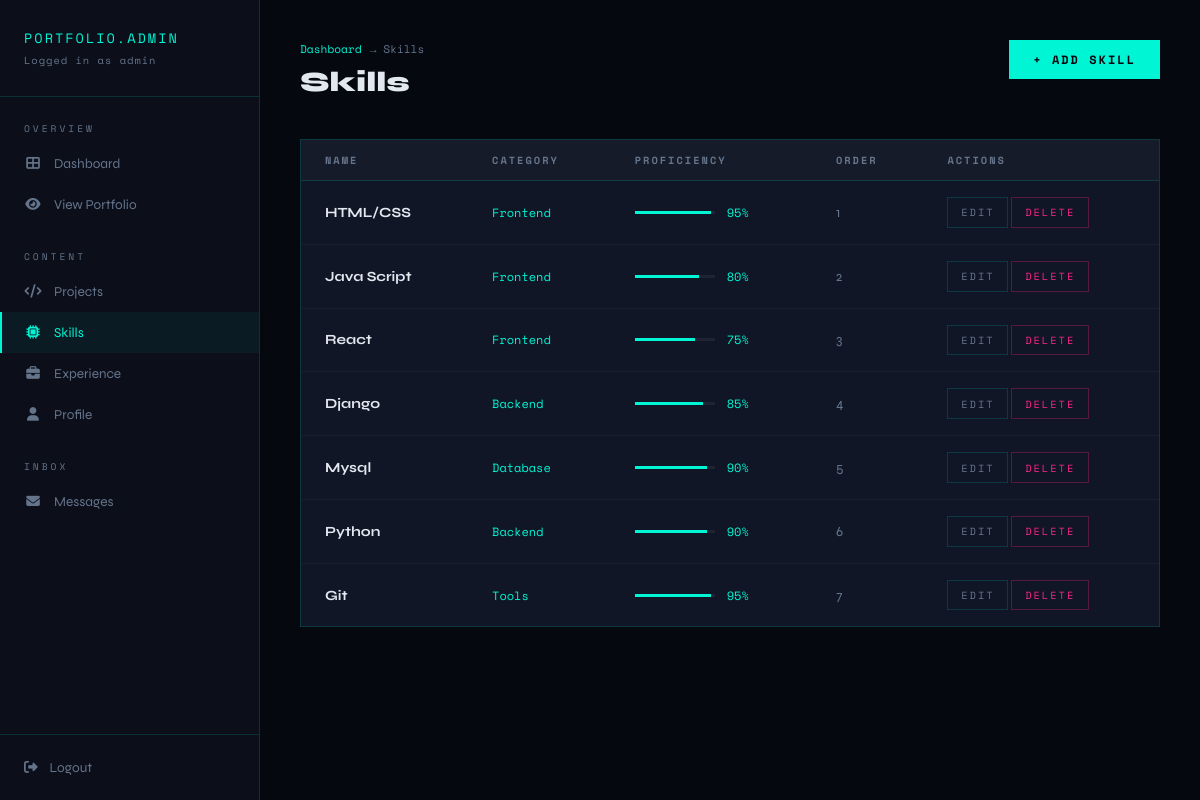
Screenshot of /dashboard/skills/ (signed in) with the database file from the repository.
### portfolio/models.py (models this page shows, shortened)
class Skill(models.Model):
    CATEGORY_CHOICES = [
        ('frontend', 'Frontend'),
        ('backend', 'Backend'),
        ('devops', 'DevOps'),
        ('database', 'Database'),
        ('tools', 'Tools'),
    ]
    name = models.CharField(max_length=100)
    category = models.CharField(max_length=50, choices=CATEGORY_CHOICES)
    proficiency = models.IntegerField(default=80, help_text="0-100 percentage")
    icon = models.CharField(max_length=100, blank=True, help_text="Devicon class e.g. devicon-python-plain")
    order = models.IntegerField(default=0)
    class Meta:
        ordering = ['order', 'category']

### portfolio/views.py (the view)
# urls.py: path('dashboard/skills/', views.skill_list, name='skill_list'),
@login_required
def skill_list(request):
    skills = Skill.objects.all()
    return render(request, 'portfolio/crud/skill_list.html', {'skills': skills})

### templates/portfolio/crud/skill_list.html (shortened to what this page needs)
{% extends 'portfolio/dashboard_base.html' %}
{% block nav_skills %}active{% endblock %}
{% block content %}
<div class="page-header" style="display:flex;justify-content:space-between;align-items:flex-start">
  <div>
    <div class="breadcrumb"><a href="{% url 'dashboard' %}">Dashboard</a> → Skills</div>
    <h1 class="page-title">Skills</h1>
  </div>
  <a href="{% url 'skill_add' %}" class="btn btn-neon">+ Add Skill</a>
</div>
<div class="data-table-wrap">
  <table class="data-table">
    <thead><tr><th>Name</th><th>Category</th><th>Proficiency</th><th>Order</th><th>Actions</th></tr></thead>
    <tbody>
      {% for s in skills %}
      <tr>
        <td><strong>{{ s.name }}</strong></td>
        <td style="color:var(--neon);font-family:var(--font-mono);font-size:.75rem">{{ s.get_category_display }}</td>
        <td>
          <div style="display:flex;align-items:center;gap:.75rem">
            <div style="width:80px;height:3px;background:rgba(255,255,255,.06)">
              <div style="width:{{ s.proficiency }}%;height:100%;background:var(--neon)"></div>
            </div>
            <span style="font-family:var(--font-mono);font-size:.75rem;color:var(--neon)">{{ s.proficiency }}%</span>
          </div>
        </td>
        <td style="color:var(--muted)">{{ s.order }}</td>
        <td>
          <a href="{% url 'skill_edit' s.pk %}" class="btn btn-ghost" style="padding:.4rem .8rem;font-size:.65rem">Edit</a>
          <a href="{% url 'skill_delete' s.pk %}" class="btn btn-danger" style="padding:.4rem .8rem;font-size:.65rem">Delete</a>
        </td>
      </tr>
      {% empty %}
      <tr><td colspan="5" style="color:var(--muted);text-align:center;padding:2rem">No skills yet.</td></tr>
      {% endfor %}
    </tbody>
  </table>
</div>
{% endblock %}

### templates/portfolio/dashboard_base.html (shortened to what this page needs)
<!DOCTYPE html>
<html lang="en">
<head>
{% load static %}
<link rel="stylesheet" href="{% static 'css/dashboard.css' %}">
<link rel="stylesheet" href="https://cdnjs.cloudflare.com/ajax/libs/font-awesome/6.4.0/css/all.min.css">
</head>
<body>
<aside class="sidebar">
  <div class="sidebar-logo">
    PORTFOLIO.ADMIN
    <span>Logged in as {{ request.user.username }}</span>
  </div>
  <nav class="sidebar-nav">
    <div class="nav-group">
      <div class="nav-group-label">Overview</div>
      <a href="{% url 'dashboard' %}" class="nav-item {% block nav_dashboard %}{% endblock %}">
        <span class="nav-item-icon"><i class="fas fa-th-large"></i></span> Dashboard
      </a>
      <a href="/" class="nav-item" target="_blank">
        <span class="nav-item-icon"><i class="fas fa-eye"></i></span> View Portfolio
      </a>
    </div>
    <div class="nav-group">
      <div class="nav-group-label">Content</div>
      <a href="{% url 'project_list' %}" class="nav-item {% block nav_projects %}{% endblock %}">
        <span class="nav-item-icon"><i class="fas fa-code"></i></span> Projects
      </a>
      <a href="{% url 'skill_list' %}" class="nav-item {% block nav_skills %}{% endblock %}">
        <span class="nav-item-icon"><i class="fas fa-microchip"></i></span> Skills
      </a>
      <a href="{% url 'experience_list' %}" class="nav-item {% block nav_experience %}{% endblock %}">
        <span class="nav-item-icon"><i class="fas fa-briefcase"></i></span> Experience
      </a>
      <a href="{% url 'profile_edit' %}" class="nav-item {% block nav_profile %}{% endblock %}">
        <span class="nav-item-icon"><i class="fas fa-user"></i></span> Profile
      </a>
    </div>
    <div class="nav-group">
      <div class="nav-group-label">Inbox</div>
      <a href="{% url 'message_list' %}" class="nav-item {% block nav_messages %}{% endblock %}">
        <span class="nav-item-icon"><i class="fas fa-envelope"></i></span> Messages
      </a>
    </div>
  </nav>
  <div class="sidebar-footer">
    <a href="{% url 'admin_logout' %}" class="logout-btn">
      <i class="fas fa-sign-out-alt"></i> Logout
    </a>
  </div>
</aside>
<main class="main-content">
  {% block content %}{% endblock %}
</main>
</body>
</html>

### static/css/dashboard.css (style rules this page uses)
:root { --bg: #060810; --bg2: #0c0f1a; --bg3: #111827; --neon: #00f5d4; --neon2: #7c3aed; --neon3: #f72585; --text: #e2e8f0; --muted: #64748b; --border: rgba(0,245,212,0.15); --card: rgba(17,24,39,0.9); --font-display: 'Syne', sans-serif; --font-mono: 'Space Mono', monospace; }
*, *::before, *::after { box-sizing: border-box; margin: 0; padding: 0; }
body { background: var(--bg); color: var(--text); font-family: var(--font-display); display: flex; min-height: 100vh; }
.sidebar { width: 260px; min-height: 100vh; background: var(--bg2); border-right: 1px solid var(--border); position: fixed; left: 0; top: 0; display: flex; flex-direction: column; z-index: 50; }
.sidebar-logo { padding: 1.75rem 1.5rem; border-bottom: 1px solid var(--border); font-family: var(--font-mono); font-size: 0.85rem; color: var(--neon); letter-spacing: 2px; }
.sidebar-logo span { color: var(--muted); display: block; font-size: 0.65rem; margin-top: 0.25rem; letter-spacing: 1px; }
.sidebar-nav { flex: 1; padding: 1.5rem 0; }
.nav-group { margin-bottom: 1.5rem; }
.nav-group-label { font-family: var(--font-mono); font-size: 0.6rem; color: var(--muted); letter-spacing: 3px; text-transform: uppercase; padding: 0 1.5rem; margin-bottom: 0.5rem; }
.nav-item { display: flex; align-items: center; gap: 0.75rem; padding: 0.75rem 1.5rem; color: var(--muted); text-decoration: none; font-size: 0.85rem; transition: all 0.2s; position: relative; }
.nav-item:hover, .nav-item.active { color: var(--neon); background: rgba(0,245,212,0.05); }
.nav-item.active::before { content: ''; position: absolute; left: 0; top: 0; bottom: 0; width: 2px; background: var(--neon); }
.nav-item-icon { width: 18px; text-align: center; font-size: 0.85rem; }
.sidebar-footer { padding: 1.5rem; border-top: 1px solid var(--border); }
.logout-btn { display: flex; align-items: center; gap: 0.75rem; color: var(--muted); text-decoration: none; font-size: 0.85rem; transition: color 0.2s; background: none; border: none; cursor: pointer; width: 100%; }
.main-content { margin-left: 260px; flex: 1; padding: 2.5rem; min-height: 100vh; }
.page-header { margin-bottom: 2.5rem; }
.page-title { font-size: 1.75rem; font-weight: 800; color: var(--text); }
.breadcrumb { display: flex; align-items: center; gap: 0.5rem; font-family: var(--font-mono); font-size: 0.7rem; color: var(--muted); margin-bottom: 0.5rem; }
.breadcrumb a { color: var(--neon); text-decoration: none; }
.data-table-wrap { background: var(--card); border: 1px solid var(--border); overflow: hidden; }
.data-table { width: 100%; border-collapse: collapse; }
.data-table th { padding: 0.75rem 1.5rem; text-align: left; font-family: var(--font-mono); font-size: 0.65rem; color: var(--muted); letter-spacing: 2px; text-transform: uppercase; border-bottom: 1px solid var(--border); background: rgba(255,255,255,0.02); }
.data-table td { padding: 1rem 1.5rem; border-bottom: 1px solid rgba(255,255,255,0.04); font-size: 0.875rem; }
.data-table tr:last-child td { border-bottom: none; }
.btn { display: inline-flex; align-items: center; gap: 0.5rem; padding: 0.7rem 1.5rem; font-family: var(--font-mono); font-size: 0.75rem; letter-spacing: 2px; text-transform: uppercase; cursor: pointer; transition: all 0.3s; text-decoration: none; border: none; }
.btn-neon { background: var(--neon); color: var(--bg); font-weight: 700; }
.btn-ghost { background: transparent; border: 1px solid var(--border); color: var(--muted); }
.btn-danger { background: transparent; border: 1px solid rgba(247,37,133,0.3); color: var(--neon3); }

### rows the page displays
Skill: name "HTML/CSS", category "Frontend", proficiency "95", order "1"
Skill: name "Java Script", category "Frontend", proficiency "80", order "2"
Skill: name "React", category "Frontend", proficiency "75", order "3"
Skill: name "Django", category "Backend", proficiency "85", order "4"
Skill: name "Mysql", category "Database", proficiency "90", order "5"
Skill: name "Python", category "Backend", proficiency "90", order "6"
Skill: name "Git", category "Tools", proficiency "95", order "7"

### other values shown
{{ request.user.username }} "admin"
